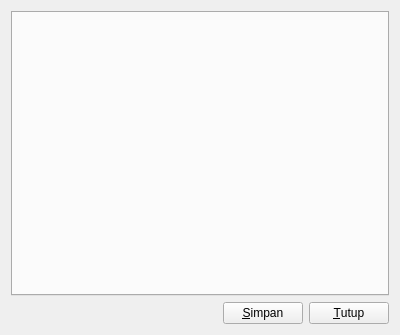
<?xml version="1.0" encoding="UTF-8"?>
<ui version="4.0">
 <class>MainWindow</class>
 <widget class="QWidget" name="MainWindow">
  <property name="geometry">
   <rect>
    <x>0</x>
    <y>0</y>
    <width>400</width>
    <height>335</height>
   </rect>
  </property>
  <property name="windowTitle">
   <string>Shift IMS - Pengaturan Dasar</string>
  </property>
  <layout class="QVBoxLayout" name="verticalLayout">
   <item>
    <widget class="QTabWidget" name="tabWidget"/>
   </item>
   <item>
    <layout class="QHBoxLayout" name="horizontalLayout">
     <item>
      <spacer name="horizontalSpacer">
       <property name="orientation">
        <enum>Qt::Horizontal</enum>
       </property>
       <property name="sizeHint" stdset="0">
        <size>
         <width>158</width>
         <height>20</height>
        </size>
       </property>
      </spacer>
     </item>
     <item>
      <widget class="QPushButton" name="okButton">
       <property name="text">
        <string>&amp;Simpan</string>
       </property>
      </widget>
     </item>
     <item>
      <widget class="QPushButton" name="cancelButton">
       <property name="text">
        <string>&amp;Tutup</string>
       </property>
      </widget>
     </item>
    </layout>
   </item>
  </layout>
 </widget>
 <resources/>
 <connections/>
</ui>
